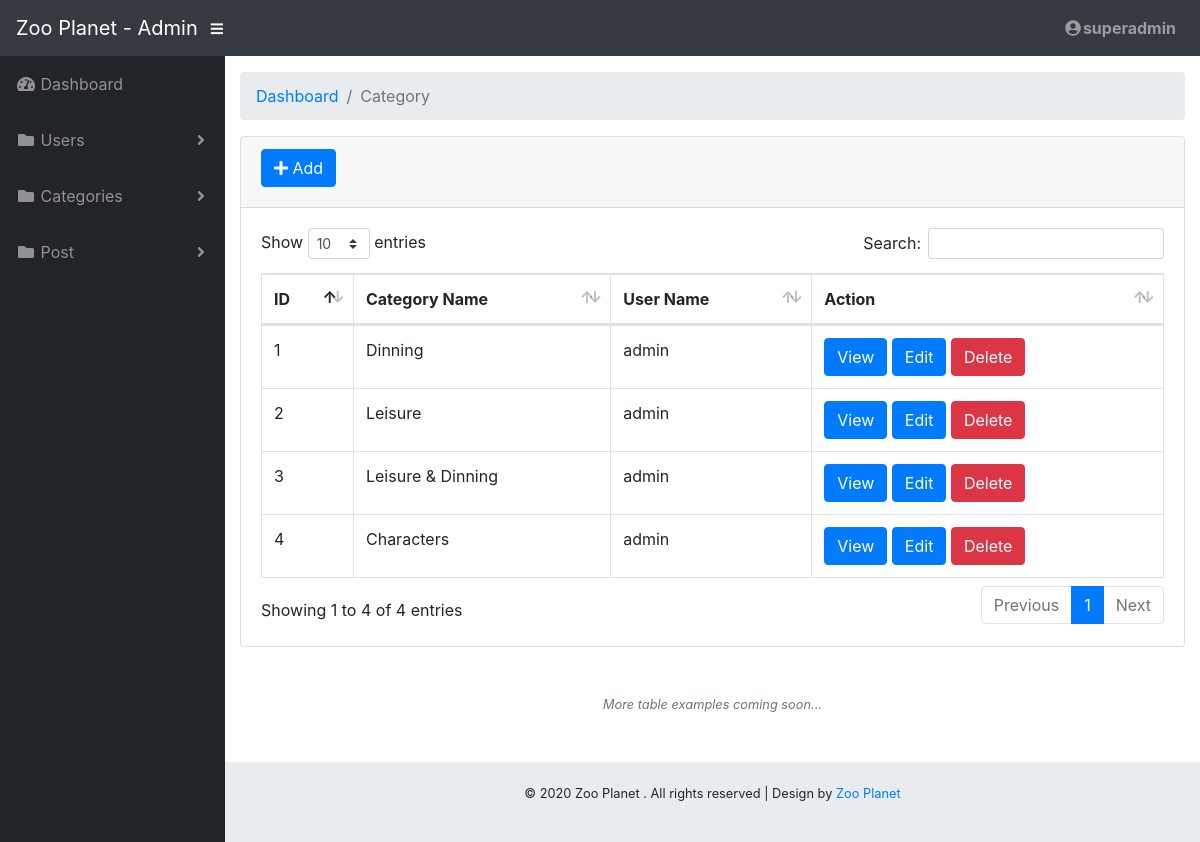
The page /admin/category/list.php (signed in) on the database its author committed.
### tables this page shows
CREATE TABLE `category` (
  `id` int(11) NOT NULL,
  `cate_name` varchar(250) NOT NULL,
  `parent_id` int(11) NOT NULL DEFAULT '0',
  `user` int(11) NOT NULL,
  `status` int(11) NOT NULL DEFAULT '1'
);

CREATE TABLE `users` (
  `user_id` int(11) NOT NULL,
  `username` varchar(250) NOT NULL,
  `password` varchar(250) NOT NULL,
  `role_id` int(11) NOT NULL DEFAULT '2',
  `status` int(1) NOT NULL DEFAULT '1'
);

### admin/category/list.php (the view, shortened to what this page needs)
<?php
$conn = conn_db();
$sql = "SELECT * FROM category inner join users on category.user = users.user_id WHERE category.status = 1 ORDER BY id DESC";
$result = mysqli_query($conn, $sql);
if (mysqli_num_rows($result) > 0) {
    while ($row = mysqli_fetch_assoc($result)) {
        $_data[] = $row;
        }
    }
?>
<!DOCTYPE html>
<html lang="en">
<head>
  <link href="../vendor/fontawesome-free/css/all.min.css" rel="stylesheet" type="text/css">
  <link href="../vendor/datatables/dataTables.bootstrap4.css" rel="stylesheet">
  <link href="../css/sb-admin.css" rel="stylesheet">
</head>
<body id="page-top">
  <nav class="navbar navbar-expand navbar-dark bg-dark static-top">
    <a class="navbar-brand mr-1" href="../index.php">Zoo Planet - Admin</a>
    <button class="btn btn-link btn-sm text-white order-1 order-sm-0" id="sidebarToggle" href="#">
      <i class="fas fa-bars"></i>
    </button>
    <ul class="navbar-nav ml-auto ml-md-0">
      <li class="nav-item dropdown no-arrow">
        <a class="nav-link dropdown-toggle" href="#" id="userDropdown" role="button" data-toggle="dropdown" aria-haspopup="true" aria-expanded="false">
          <i class="fas fa-user-circle fa-fw"></i><b><?=$_SESSION['user']['username']?></b>
        </a>
      </li>
    </ul>
  </nav>
  <div id="wrapper">
    <ul class="sidebar navbar-nav">
      <li class="nav-item">
        <a class="nav-link" href="../index.php">
          <i class="fas fa-fw fa-tachometer-alt"></i>
          <span>Dashboard</span>
        </a>
      </li>
      <?php
      if ($_SESSION['user']["role"] == 1) { ?>
      <li class="nav-item dropdown">
        <a class="nav-link dropdown-toggle" href="#" id="pagesDropdown" role="button" data-toggle="dropdown" aria-haspopup="true" aria-expanded="false">
          <i class="fas fa-fw fa-folder"></i>
          <span>Users</span>
        </a>
      </li>
      <?php
      } else {
        echo "<li></li>";
      }
      ?>
      <li class="nav-item dropdown">
        <a class="nav-link dropdown-toggle" href="#" id="pagesDropdown" role="button" data-toggle="dropdown" aria-haspopup="true" aria-expanded="false">
          <i class="fas fa-fw fa-folder"></i>
          <span>Categories</span>
        </a>
      </li>
      <li class="nav-item dropdown">
        <a class="nav-link dropdown-toggle" href="#" id="pagesDropdown" role="button" data-toggle="dropdown" aria-haspopup="true" aria-expanded="false">
          <i class="fas fa-fw fa-folder"></i>
          <span>Post</span>
        </a>
      </li>
    </ul>
    <div id="content-wrapper">
      <div class="container-fluid">
        <ol class="breadcrumb">
          <li class="breadcrumb-item">
            <a href="../index.php">Dashboard</a>
          </li>
          <li class="breadcrumb-item active">Category</li>
        </ol>
        <div class="card mb-3">
          <div class="card-header">
          <button class="btn btn-primary mb-2" type="button">
              <i class="fa fa-plus" aria-hidden="true"> </i><a class="text-white" href="./create.php"> Add</a>
            </button>
            </div>
          <div class="card-body">
            <div class="table-responsive">
              <table class="table table-bordered" id="dataTable" width="100%" cellspacing="0">
                <thead>
                  <tr>
                    <th>ID</th>
                    <th>Category Name</th>
                    <th>User Name</th>
                    <th>Action</th>
                  </tr>
                </thead>
                <tbody>
                  <?php
                  $i = 1;
                  if (!empty($_data)) {
                    foreach ($_data as $key => $value) : ?>
                      <tr>
                          <td><?php echo $i++;  ?></td>
                          <td><?= $value['cate_name'] ?></td>
                          <td><?= $value['username'] ?></td>
                          <td>
                            <button class="btn btn-primary" type="button"><a class="text-white" href="<?="view.php?id={$value['id']}" ?>" target="_blank"> View </a></button>
                            <button class="btn btn-primary" type="button"><a class="text-white" href="<?="./edit.php?id={$value['id']}" ?>" target="_blank"> Edit </a></button>
                            <button class="btn btn-danger" type="button"><a class="text-white" href="<?="delete.php?id={$value['id']}" ?>" target="_blank" onclick="return confirm('Are you sure you want to delete this item?');"> Delete </a></button>
                          </td>
                      </tr>
                    <?php endforeach;
                    }
                  ?>
                    </tbody>
              </table>
            </div>
          </div>
        </div>
        <p class="small text-center text-muted my-5">
          <em>More table examples coming soon...</em>
        </p>
      </div>
      <footer class="sticky-footer">
        <div class="container my-auto">
          <div class="copyright text-center my-auto">
            <p>&copy; 2020 Zoo Planet . All rights reserved | Design by <a href="http://localhost/zoo/index.php">Zoo Planet</a></p>
          </div>
        </div>
      </footer>
    </div>
  </div>
</body>
</html>

### rows shown on the page
category: cate_name "Dinning", users.username "admin"
category: cate_name "Leisure", users.username "admin"
category: cate_name "Leisure & Dinning", users.username "admin"
category: cate_name "Characters", users.username "admin"

### other values the page prints
$_SESSION['user']['username'] "superadmin"
